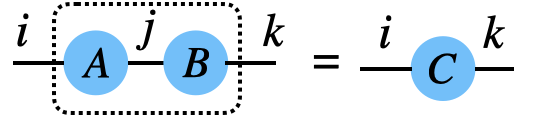
#> input picture img/matmul.png, 542 x 128 px, found by its file name
$ jupyter execute 4_svd.ipynb
#> lines starting #> are read from the running program, lines starting #| are printed output that depends on the picture
# Singular Value Decomposition (SVD) in NumPy

In this notebook, we will explore the Singular Value Decomposition (SVD) of matrices using NumPy. We will cover the following topics:

1. What is SVD?
2. Unitarity of the U and V matrices
3. Full vs. Thin SVD
4. Recovering the original matrix
5. Low-Rank Approximations using SVD
6. Exercises

## 1. What is SVD?

Singular Value Decomposition (SVD) is a factorization of a matrix into three matrices:

$A = U \Sigma V^T$

Where:
- $A$ is the original matrix of shape $m \times n$
- $U$ is an $m \times m$ unitary matrix
- $\Sigma$ is an $m \times n$ diagonal matrix of singular values
- $V^T$ is the transpose of an $n \times n$ unitary matrix
- $m \ge n$

SVD can be used for various purposes, such as matrix approximation, dimensionality reduction, and solving linear equations.

[cell 1]
# Import the necessary libraries
import numpy as np

m, n = 4, 3

# Create a random matrix A of shape 4x3
A = np.random.rand(m, n)
print("Matrix A:\n", A)

## 2. Unitarity of the U and V Matrices

The matrices $U$ and $V$ from the SVD are **unitary** (or orthogonal in the case of real matrices). This means that:

$U^T U = I \quad \text{and} \quad V^T V = I$

Let's perform SVD on the matrix ( A ) and check the unitarity of ( U ) and ( V ).

[cell 2]
# Perform SVD
U, S, Vt = np.linalg.svd(A)
print("U Matrix:\n", U)
print("Singular Values (S):\n", S)
print("V Transpose Matrix (V^T):\n", Vt)

Note that the singular values are returned as a vector and not as a matrix.

Now let's check the unitarity of $U$ and $V^T$ by verifying the products above.

[cell 3]
# Check unitarity of U (U^T U = I)
print("U^T U =\n", np.dot(U.T, U))

# Check unitarity of V (V^T V = I)
print("V^T V =\n", np.dot(Vt.T, Vt))

Both results should be close to the identity matrix, confirming the unitarity of $U$ and $V^T$.

## 3. Full vs. Thin SVD

### Full SVD
The full SVD returns the complete matrices $U$, $\Sigma$, and $V^T$, where $U$ is an $m \times m$ matrix, and $V^T$ is an $n \times n$ matrix.

### Thin SVD
In contrast, the thin SVD only returns the first $n$ columns of $U$. Discarding the other columns does affect accuracy of the decomposition since the those column would only be multiplied by the zero rows of the $\Sigma$ matrix.

Let's demonstrate the difference between full and thin SVD using NumPy's `full_matrices` parameter.

[cell 4]
# Perform full SVD (full_matrices=True)
U_full, S_full, Vt_full = np.linalg.svd(A, full_matrices=True)

# Perform thin SVD (full_matrices=False)
U_thin, S_thin, Vt_thin = np.linalg.svd(A, full_matrices=False)

# Print the shapes of full and thin SVD components
print("Full SVD U shape:", U_full.shape)
print("Thin SVD U shape:", U_thin.shape)
print("Full SVD V^T shape:", Vt_full.shape)
print("Thin SVD V^T shape:", Vt_thin.shape)
print("Full SVD S shape:", S_full.shape)
print("Thin SVD S shape:", S_thin.shape)

## 4. Recovering the Original Matrix

To recover the original matrix $A$ from its SVD components, we use the following formula:

$A = U \Sigma V^T$

Since the numpy SVD function returns the singular values in a vector, we need to contruct the matrix $\Sigma$. How we so depends on whether $U$ is a full matrix or not since the dimensions have to match.

[cell 5]
# Reconstruct the matrix A from its full SVD
sigma_full = np.zeros([m,n])
sigma_full[:n,:n] = np.diagflat(S_full)
A_reconstructed_full = np.dot(U_full, np.dot(sigma_full, Vt_full))
print("Reconstructed A (Full SVD):\n", A_reconstructed_full)

# Reconstruct the matrix A from its thin SVD
sigma_thin = np.diag(S_thin)
A_reconstructed_thin = np.dot(U_thin, np.dot(sigma_thin, Vt_thin))
print("Reconstructed A (Thin SVD):\n", A_reconstructed_thin)

Both the full and thin SVD reconstructions should closely match the original matrix.

## 5. Low-Rank Approximations using SVD

One of the most powerful applications of SVD is creating low-rank approximations of a matrix. By truncating the singular values in $\Sigma$, we can create a lower-rank approximation that still captures the essential features of the matrix, while reducing its size.

We can use the top $k$ singular values to create a rank-$k$ approximation of matrix $A$.

[cell 6]
# Create a low-rank approximation of matrix A
# Select top k singular values (k=2)
k = 2

# Use the top k singular values to reconstruct A
U_k = U_thin[:, :k]
S_k = np.diag(S_thin[:k])
Vt_k = Vt_thin[:k, :]

A_approx = np.dot(U_k, np.dot(S_k, Vt_k))
print("Low-rank approximation (k=2):\n", A_approx)

### Plotting Approximation Error as a Function of Truncation
To understand how truncating the singular values affects the accuracy of the approximation, we can plot the approximation error as a function of the rank ( k ). The error can be computed as the Frobenius norm of the difference between the original matrix and the rank-( k ) approximation.

[cell 7]
import matplotlib.pyplot as plt

# Compute approximation errors for different values of k
errors = []
ranks = np.arange(1, len(S_thin) + 1)

for k in ranks:
    U_k = U_thin[:, :k]
    S_k = np.diag(S_thin[:k])
    Vt_k = Vt_thin[:k, :]
    A_approx_k = np.dot(U_k, np.dot(S_k, Vt_k))
    error = np.linalg.norm(A - A_approx_k)
    errors.append(error)

# Plot the approximation error as a function of rank k
plt.plot(ranks, errors, marker='o')
plt.title('Approximation Error vs. Rank')
plt.xlabel('Rank (k)')
plt.ylabel('Frobenius Norm of Error')
plt.grid(True)
plt.show()
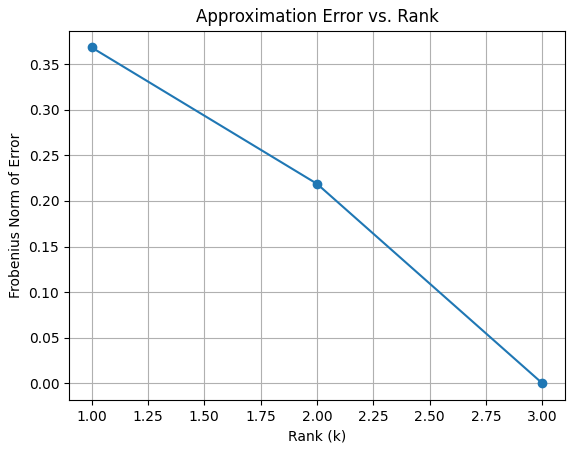
#> figure drawn by matplotlib, 1 panel

## Using SVD for Image Compression

A nice way to visual truncating the singular values is to apply the SVD to image compression. A grayscale image can be represented as a 2D matrix, where each element in the matrix corresponds to the intensity of a pixel (ranging from 0 to 255). We can obtain a low-rank approximation for this matrix which allows us to express it with fewer parameters with a minimal loss of information.

[cell 8]
# Import necessary libraries
import numpy as np
import matplotlib.pyplot as plt
from skimage import io, color
from skimage.util import img_as_float, img_as_ubyte

# Function to compute SVD and compress the image
def compress_image_svd(image, num_sv):
    # Perform Singular Value Decomposition
    U, S, Vt = np.linalg.svd(image, full_matrices=False)

    # Only keep the top 'num_sv' singular values
    S_compressed = np.diag(S[:num_sv])
    U_compressed = U[:, :num_sv]
    Vt_compressed = Vt[:num_sv, :]

    return U_compressed, S_compressed, Vt_compressed

def decompress_image(U_compressed, S_compressed, Vt_compressed):
    # Reconstruct the compressed image
    compressed_image = np.dot(U_compressed, np.dot(S_compressed, Vt_compressed))

    return compressed_image

# Load the grayscale image
def load_grayscale_image(image_path):
    image = io.imread(image_path)
    if image.ndim == 3:  # If the image is colored, convert to grayscale
        # remove alpha and convert to float
        image = img_as_float(color.rgb2gray(color.rgba2rgb(image)))
    return image

# Plot the original and compressed images
def plot_images(original, compressed):
    plt.figure(figsize=(10, 5))

    # Plot original image
    plt.subplot(1, 2, 1)
    plt.imshow(original, cmap='gray')
    plt.title('Original Image')
    plt.axis('off')

    # Plot compressed image
    plt.subplot(1, 2, 2)
    plt.imshow(compressed, cmap='gray')
    plt.title('Compressed Image')
    plt.axis('off')

    plt.show()

[cell 9]
# Load a sample grayscale image (provide path to your image file)
image_path = 'img/matmul.png'
image = load_grayscale_image(image_path)
#> in load_grayscale_image, image is the input picture: shape (128, 542, 4); mean R, G, B, A 222, 231.9, 239.5, 255
#> in load_grayscale_image, `image = img_as_float(color.rgb2gray(color.rgba2rgb(image)))`:
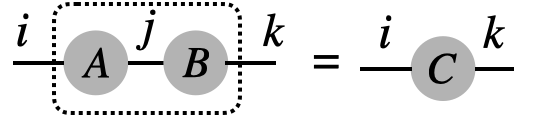
#> image: shape (128, 542) float64; min 0, max 1, mean 0.903
print("Image dimensions: ", image.shape)
#| Image dimensions:  (128, 542)

# Compress the image using SVD (experiment with different numbers of components)
num_sv = 50 # You can adjust this value
compressed_image = compress_image_svd(image, num_sv)
#> in compress_image_svd, `U, S, Vt = np.linalg.svd(image, full_matrices=False)`:
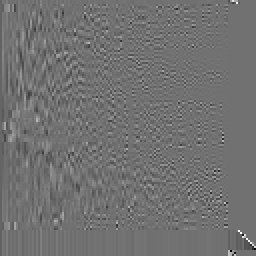
#> U: shape (128, 128) float64 (shown 2 times larger); min -0.77, max 0.956, mean -0.000642; drawn with min black and max white
#> in compress_image_svd, `U, S, Vt = np.linalg.svd(image, full_matrices=False)`:
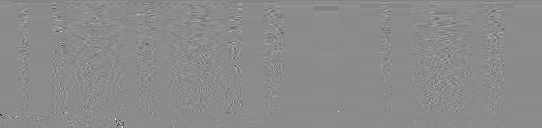
#> Vt: shape (128, 542) float64; min -0.995, max 0.826, mean -0.000312; drawn with min black and max white
#> in compress_image_svd, `U, S, Vt = np.linalg.svd(image, full_matrices=False)`: S = 128 values, max 240.2 at index 0, min 2.39e-14 at index 115, mean 4.14
#> in compress_image_svd, `S_compressed = np.diag(S[:num_sv])`:
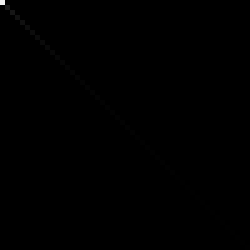
#> S_compressed: shape (50, 50) float64 (shown 5 times larger); min 0, max 240.2, mean 0.2
#> in compress_image_svd, `U_compressed = U[:, :num_sv]`:
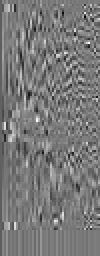
#> U_compressed: shape (128, 50) float64 (shown 2 times larger); min -0.421, max 0.457, mean -0.00164; drawn with min black and max white
#> in compress_image_svd, `Vt_compressed = Vt[:num_sv, :]`:
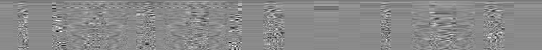
#> Vt_compressed: shape (50, 542) float64; min -0.399, max 0.338, mean -0.000798; drawn with min black and max white

# Plot original and compressed images
plot_images(image, decompress_image(*compressed_image))
#> in decompress_image, `compressed_image = np.dot(U_compressed, np.dot(S_compressed, Vt_compre..`:
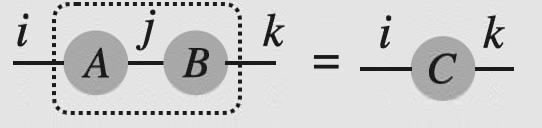
#> compressed_image: shape (128, 542) float64; min -0.138, max 1.13, mean 0.903; drawn with min black and max white

# Calculate compression ratio
original_size = np.prod(image.shape)
#> original_size = 69376
compressed_size = num_sv * (image.shape[0] + image.shape[1])
#> compressed_size = 33500
compression_ratio = compressed_size / original_size
#> compression_ratio = 0.483

print(f"Compression Ratio: {compression_ratio:.2f}")
#| Compression Ratio: 0.48

$ run again, with img/contract3.png copied over img/matmul.png
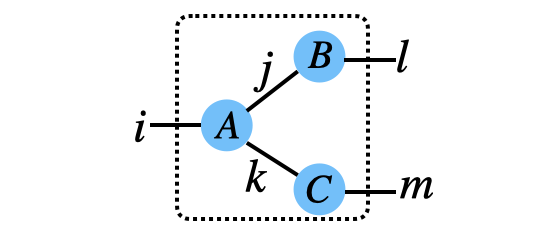
#> input picture img/contract3.png, 544 x 238 px, found by its file name
#> in load_grayscale_image, image is the input picture: shape (238, 544, 4); mean R, G, B, A 240.3, 243.6, 246.2, 255
#> image: shape (238, 544) float64
#| Image dimensions:  (238, 544)
#> in compress_image_svd, `U, S, Vt = np.linalg.svd(image, full_matrices=False)`:
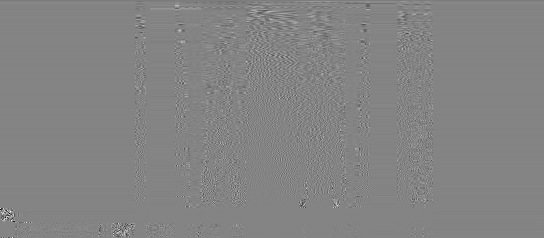
#> Vt: shape (238, 544) float64; min -0.787, max 0.733, mean -0.000182; drawn with min black and max white
#> S = 238 values, max 344.3 at index 0, min 3.38e-14 at index 237, mean 3.01
#> in decompress_image, `compressed_image = np.dot(U_compressed, np.dot(S_compressed, Vt_compre..`:
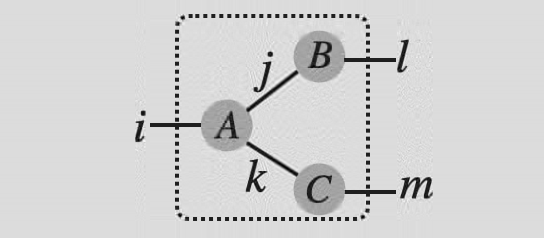
#> compressed_image: shape (238, 544) float64; min -0.165, max 1.18, mean 0.953; drawn with min black and max white
#| Compression Ratio: 0.30

$ run again, with img/contract_ex.png copied over img/matmul.png
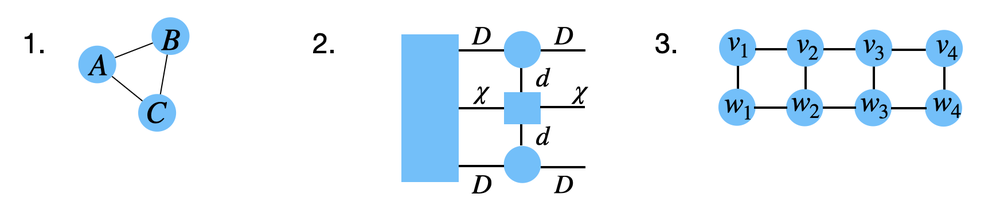
#> input picture img/contract_ex.png, 1000 x 221 px, shrunk from 1744 x 386 before the run, found by its file name
#> in load_grayscale_image, image is the input picture: shape (221, 1000, 4); mean R, G, B, A 236, 243.8, 249.7, 255
#> image: shape (221, 1000) float64
#| Image dimensions:  (221, 1000)
#> in compress_image_svd, `U, S, Vt = np.linalg.svd(image, full_matrices=False)`:
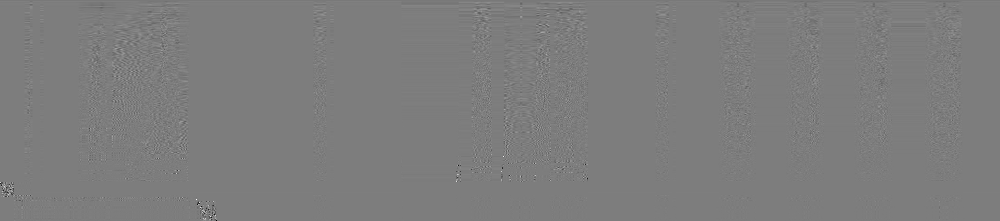
#> Vt: shape (221, 1000) float64; min -0.957, max 0.989, mean -0.000157; drawn with min black and max white
#> S = 221 values, max 448.8 at index 0, min 4.48e-14 at index 184, mean 3.75
#> in decompress_image, `compressed_image = np.dot(U_compressed, np.dot(S_compressed, Vt_compre..`:
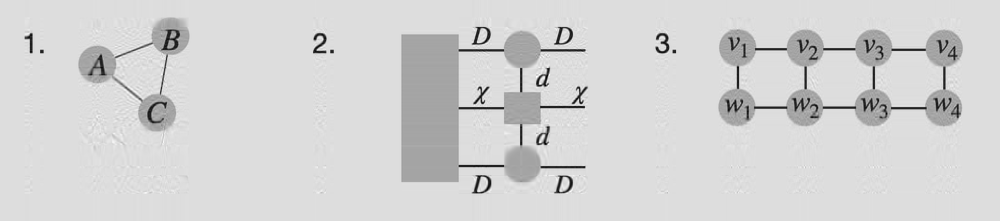
#> compressed_image: shape (221, 1000) float64; min -0.168, max 1.18, mean 0.951; drawn with min black and max white
#| Compression Ratio: 0.28
